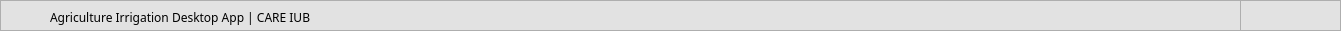
     <widget class="QFrame" name="frame_2">
      <property name="geometry">
       <rect>
        <x>0</x>
        <y>-1</y>
        <width>1341</width>
        <height>31</height>
       </rect>
      </property>
      <property name="styleSheet">
       <string notr="true">QFrame{
background-color:rgb(226, 226, 226);

}</string>
      </property>
      <property name="frameShape">
       <enum>QFrame::StyledPanel</enum>
      </property>
      <property name="frameShadow">
       <enum>QFrame::Raised</enum>
      </property>
      <widget class="QFrame" name="frame_icon_top_bar">
       <property name="geometry">
        <rect>
         <x>16</x>
         <y>2</y>
         <width>30</width>
         <height>30</height>
        </rect>
       </property>
       <property name="maximumSize">
        <size>
         <width>30</width>
         <height>30</height>
        </size>
       </property>
       <property name="styleSheet">
        <string notr="true">background: transparent;
background-image:  url(F:/books/agriculture project/desktop app/agri/watering-can.png);
background-position: center;
background-repeat: no-repeat;
</string>
       </property>
       <property name="frameShape">
        <enum>QFrame::StyledPanel</enum>
       </property>
       <property name="frameShadow">
        <enum>QFrame::Raised</enum>
       </property>
      </widget>
      <widget class="QLabel" name="label_24">
       <property name="geometry">
        <rect>
         <x>50</x>
         <y>7</y>
         <width>1191</width>
         <height>21</height>
        </rect>
       </property>
       <property name="font">
        <font>
         <family>Poppins</family>
        </font>
       </property>
       <property name="text">
        <string>Agriculture Irrigation Desktop App | CARE IUB</string>
       </property>
      </widget>
      <widget class="QFrame" name="frame_16">
       <property name="geometry">
        <rect>
         <x>1240</x>
         <y>0</y>
         <width>101</width>
         <height>31</height>
        </rect>
       </property>
       <property name="styleSheet">
        <string notr="true">QFrame{
background-color:rgb(226, 226, 226);

}</string>
       </property>
       <property name="frameShape">
        <enum>QFrame::StyledPanel</enum>
       </property>
       <property name="frameShadow">
        <enum>QFrame::Raised</enum>
       </property>
       <widget class="QPushButton" name="closeButton_2">
        <property name="geometry">
         <rect>
          <x>1304</x>
          <y>0</y>
          <width>37</width>
          <height>31</height>
         </rect>
        </property>
        <property name="styleSheet">
         <string notr="true">
QPushButton {	
	border: none;
	background-color: transparent;

background-image: url(F:/books/agriculture project/desktop app/agri/icons8-close-window-20.png);

background-repeat: no-repeat;
background-position: center;
border-radius: 0px;

}
QPushButton:hover {
	background-color: rgb(255, 82, 76);
border-radius: 0px;
}
QPushButton:pressed {	
	background-color:rgb(255, 82, 76);
border-radius: 0px;
}</string>
        </property>
        <property name="text">
         <string/>
        </property>
       </widget>
       <widget class="QPushButton" name="minimize_btn_2">
        <property name="geometry">
         <rect>
          <x>1267</x>
          <y>0</y>
          <width>37</width>
          <height>31</height>
         </rect>
        </property>
        <property name="styleSheet">
         <string notr="true">
QPushButton {	
	border: none;
	background-color: transparent;

background-image: url(F:/books/agriculture project/desktop app/agri/icons8-minimize-window-20.png);

background-repeat: no-repeat;
background-position: center;
border-radius: 0px;

}
QPushButton:hover {
	background-color:rgb(191, 191, 191);
border-radius: 0px;
}
QPushButton:pressed {	
	background-color:rgb(162, 162, 162);
border-radius: 0px;
}</string>
        </property>
        <property name="text">
         <string/>
        </property>
       </widget>
       <widget class="QPushButton" name="minimize_btn">
        <property name="geometry">
         <rect>
          <x>30</x>
          <y>0</y>
          <width>37</width>
          <height>31</height>
         </rect>
        </property>
        <property name="styleSheet">
         <string notr="true">
QPushButton {	
	border: none;
	background-color: transparent;

background-image: url(F:/books/agriculture project/desktop app/agri/icons8-minimize-window-20.png);

background-repeat: no-repeat;
background-position: center;
border-radius: 0px;

}
QPushButton:hover {
	background-color:rgb(191, 191, 191);
border-radius: 0px;
}
QPushButton:pressed {	
	background-color:rgb(162, 162, 162);
border-radius: 0px;
}</string>
        </property>
        <property name="text">
         <string/>
        </property>
       </widget>
       <widget class="QPushButton" name="closeButton">
        <property name="geometry">
         <rect>
          <x>67</x>
          <y>0</y>
          <width>37</width>
          <height>31</height>
         </rect>
        </property>
        <property name="styleSheet">
         <string notr="true">
QPushButton {	
	border: none;
	background-color: transparent;

background-image: url(F:/books/agriculture project/desktop app/agri/icons8-close-window-20.png);

background-repeat: no-repeat;
background-position: center;
border-radius: 0px;

}
QPushButton:hover {
	background-color: rgb(255, 82, 76);
border-radius: 0px;
}
QPushButton:pressed {	
	background-color:rgb(255, 82, 76);
border-radius: 0px;
}</string>
        </property>
        <property name="text">
         <string/>
        </property>
       </widget>
      </widget>
     </widget>
